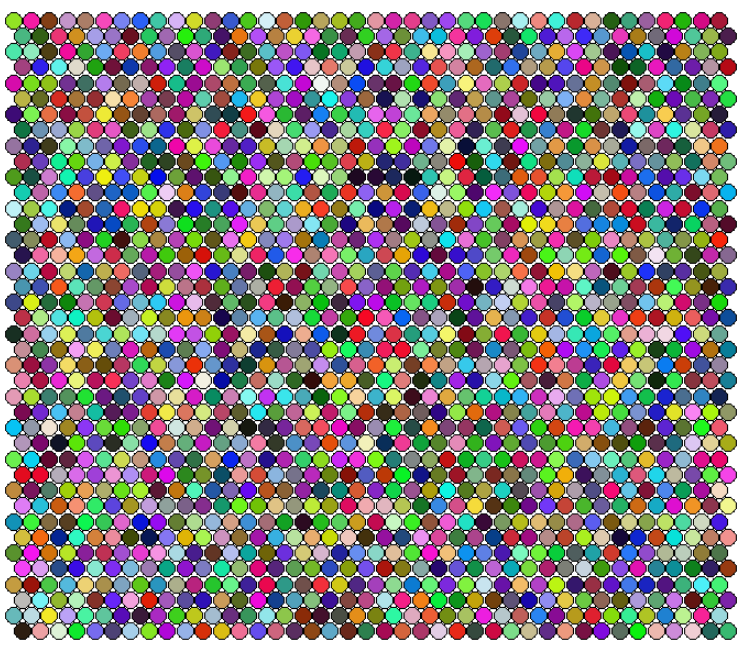

The script that drew this image:
library(kohonen)

set.seed(6040)
sample.size <- 10000

sample.rgb <- as.data.frame(matrix(nrow = sample.size, ncol = 3))
colnames(sample.rgb) <- c('R', 'G', 'B')

sample.rgb$R <- sample(0:255, sample.size, replace = T)
sample.rgb$G <- sample(0:255, sample.size, replace = T)
sample.rgb$B <- sample(0:255, sample.size, replace = T)


grid.size <- ceiling(sample.size ^ (1/2.5))
# topo - topology of the map, rectangular, hexagonal - the mapping preserves the relative distance between the points, hexagonal has 6 neighbours so preserves the topology better
# toroidal - the ends of the map are connected
som.grid <- somgrid(xdim = grid.size, ydim = grid.size, topo = 'hexagonal', toroidal = F)

som.model <- som(data.matrix(sample.rgb), grid = som.grid, rlen = 500)
som.events <- som.model$codes[[1]]
som.events.colors <- rgb(som.events[,1], som.events[,2], som.events[,3], maxColorValue = 255)


init_codes <- replicate(3, runif(grid.size * grid.size))
som.model.init <- som(data.matrix(sample.rgb), grid = som.grid, init=init_codes, rlen = 500, alpha=c(0.05,0.01))


plot(som.model,
     type = 'mapping',
     bg = som.events.colors[sample.int(length(som.events.colors), size = length(som.events.colors))],
     col = NA,
     main = '')

# plot(som.model, type='codes', palette.name = rainbow, main='Fan Map')

plot(som.model, type='changes')

plot(som.model,
     type = 'mapping',
     bg = som.events.colors,
     keepMargins = F,
     col = NA)



plotSOM <- function(clusters){
        plot(som.model,
             type = 'mapping',
             bg = som.events.colors,
             keepMargins = F,
             col = NA)
        
        add.cluster.boundaries(som.model, clusters)
}

k <- 20

som.cluster.k <- kmeans(som.events, centers = k, iter.max = 100)$cluster

som.dist <- dist(som.events)
som.cluster.h <- cutree(hclust(som.dist), k = k)

plotSOM(som.cluster.k)
plotSOM(som.cluster.h)
